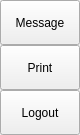
                 <widget class="QFrame" name="extraRightBox">
                  <property name="minimumSize">
                   <size>
                    <width>0</width>
                    <height>0</height>
                   </size>
                  </property>
                  <property name="maximumSize">
                   <size>
                    <width>0</width>
                    <height>16777215</height>
                   </size>
                  </property>
                  <property name="frameShape">
                   <enum>QFrame::NoFrame</enum>
                  </property>
                  <property name="frameShadow">
                   <enum>QFrame::Raised</enum>
                  </property>
                  <layout class="QVBoxLayout" name="verticalLayout_7">
                   <property name="spacing">
                    <number>0</number>
                   </property>
                   <property name="leftMargin">
                    <number>0</number>
                   </property>
                   <property name="topMargin">
                    <number>0</number>
                   </property>
                   <property name="rightMargin">
                    <number>0</number>
                   </property>
                   <property name="bottomMargin">
                    <number>0</number>
                   </property>
                   <item>
                    <widget class="QFrame" name="themeSettingsTopDetail">
                     <property name="maximumSize">
                      <size>
                       <width>16777215</width>
                       <height>3</height>
                      </size>
                     </property>
                     <property name="frameShape">
                      <enum>QFrame::NoFrame</enum>
                     </property>
                     <property name="frameShadow">
                      <enum>QFrame::Raised</enum>
                     </property>
                    </widget>
                   </item>
                   <item>
                    <widget class="QFrame" name="contentSettings">
                     <property name="frameShape">
                      <enum>QFrame::NoFrame</enum>
                     </property>
                     <property name="frameShadow">
                      <enum>QFrame::Raised</enum>
                     </property>
                     <layout class="QVBoxLayout" name="verticalLayout_13">
                      <property name="spacing">
                       <number>0</number>
                      </property>
                      <property name="leftMargin">
                       <number>0</number>
                      </property>
                      <property name="topMargin">
                       <number>0</number>
                      </property>
                      <property name="rightMargin">
                       <number>0</number>
                      </property>
                      <property name="bottomMargin">
                       <number>0</number>
                      </property>
                      <item alignment="Qt::AlignTop">
                       <widget class="QFrame" name="topMenus">
                        <property name="frameShape">
                         <enum>QFrame::NoFrame</enum>
                        </property>
                        <property name="frameShadow">
                         <enum>QFrame::Raised</enum>
                        </property>
                        <layout class="QVBoxLayout" name="verticalLayout_14">
                         <property name="spacing">
                          <number>0</number>
                         </property>
                         <property name="leftMargin">
                          <number>0</number>
                         </property>
                         <property name="topMargin">
                          <number>0</number>
                         </property>
                         <property name="rightMargin">
                          <number>0</number>
                         </property>
                         <property name="bottomMargin">
                          <number>0</number>
                         </property>
                         <item>
                          <widget class="QPushButton" name="btn_message">
                           <property name="sizePolicy">
                            <sizepolicy hsizetype="Expanding" vsizetype="Fixed">
                             <horstretch>0</horstretch>
                             <verstretch>0</verstretch>
                            </sizepolicy>
                           </property>
                           <property name="minimumSize">
                            <size>
                             <width>0</width>
                             <height>45</height>
                            </size>
                           </property>
                           <property name="cursor">
                            <cursorShape>PointingHandCursor</cursorShape>
                           </property>
                           <property name="layoutDirection">
                            <enum>Qt::LeftToRight</enum>
                           </property>
                           <property name="styleSheet">
                            <string notr="true">background-image: url(:/icons/images/icons/cil-envelope-open.png);</string>
                           </property>
                           <property name="text">
                            <string>Message</string>
                           </property>
                          </widget>
                         </item>
                         <item>
                          <widget class="QPushButton" name="btn_print">
                           <property name="sizePolicy">
                            <sizepolicy hsizetype="Expanding" vsizetype="Fixed">
                             <horstretch>0</horstretch>
                             <verstretch>0</verstretch>
                            </sizepolicy>
                           </property>
                           <property name="minimumSize">
                            <size>
                             <width>0</width>
                             <height>45</height>
                            </size>
                           </property>
                           <property name="cursor">
                            <cursorShape>PointingHandCursor</cursorShape>
                           </property>
                           <property name="layoutDirection">
                            <enum>Qt::LeftToRight</enum>
                           </property>
                           <property name="styleSheet">
                            <string notr="true">background-image: url(:/icons/images/icons/cil-print.png);</string>
                           </property>
                           <property name="text">
                            <string>Print</string>
                           </property>
                          </widget>
                         </item>
                         <item>
                          <widget class="QPushButton" name="btn_logout">
                           <property name="sizePolicy">
                            <sizepolicy hsizetype="Expanding" vsizetype="Fixed">
                             <horstretch>0</horstretch>
                             <verstretch>0</verstretch>
                            </sizepolicy>
                           </property>
                           <property name="minimumSize">
                            <size>
                             <width>0</width>
                             <height>45</height>
                            </size>
                           </property>
                           <property name="cursor">
                            <cursorShape>PointingHandCursor</cursorShape>
                           </property>
                           <property name="layoutDirection">
                            <enum>Qt::LeftToRight</enum>
                           </property>
                           <property name="styleSheet">
                            <string notr="true">background-image: url(:/icons/images/icons/cil-account-logout.png);</string>
                           </property>
                           <property name="text">
                            <string>Logout</string>
                           </property>
                          </widget>
                         </item>
                        </layout>
                       </widget>
                      </item>
                     </layout>
                    </widget>
                   </item>
                  </layout>
                 </widget>
